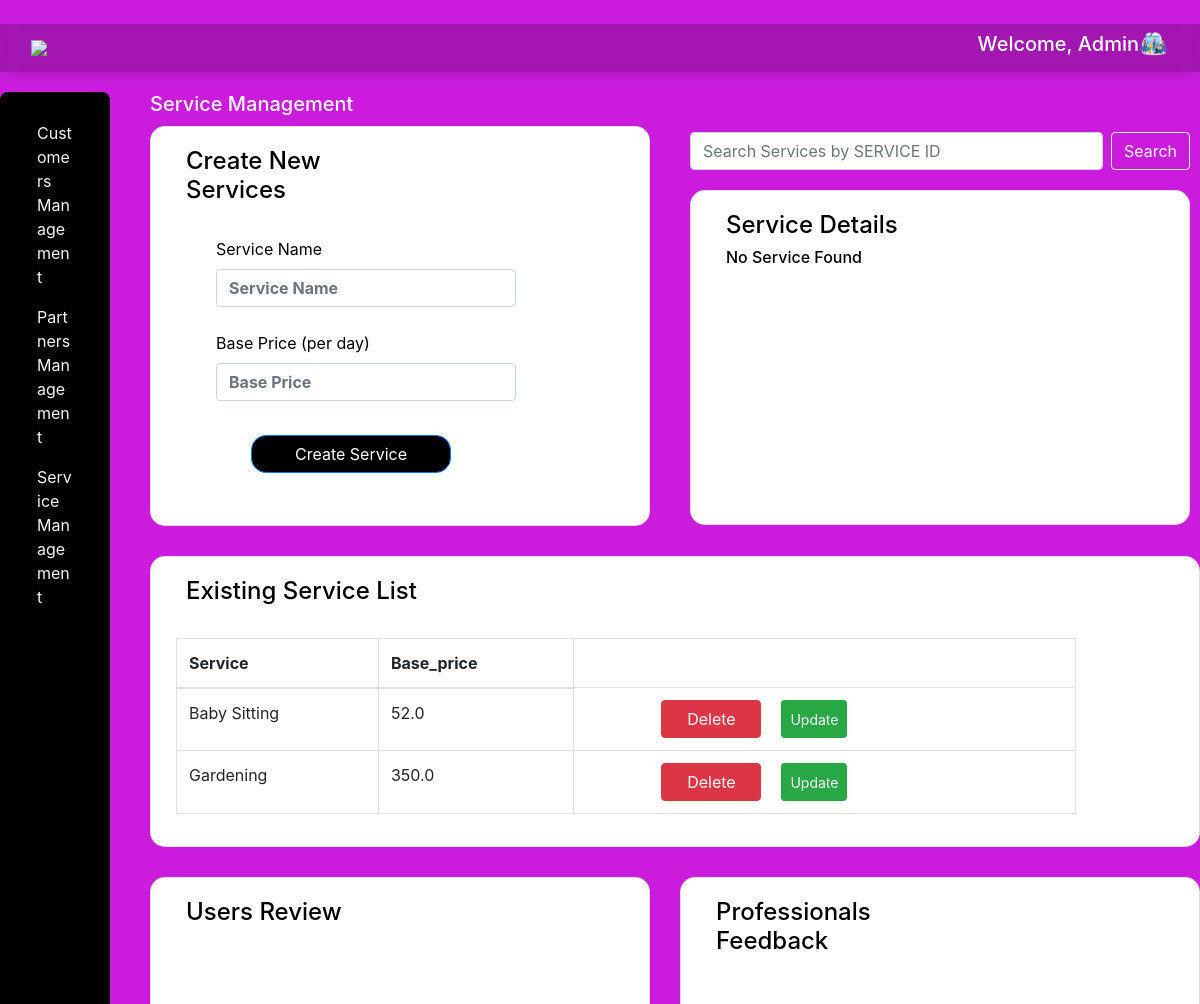
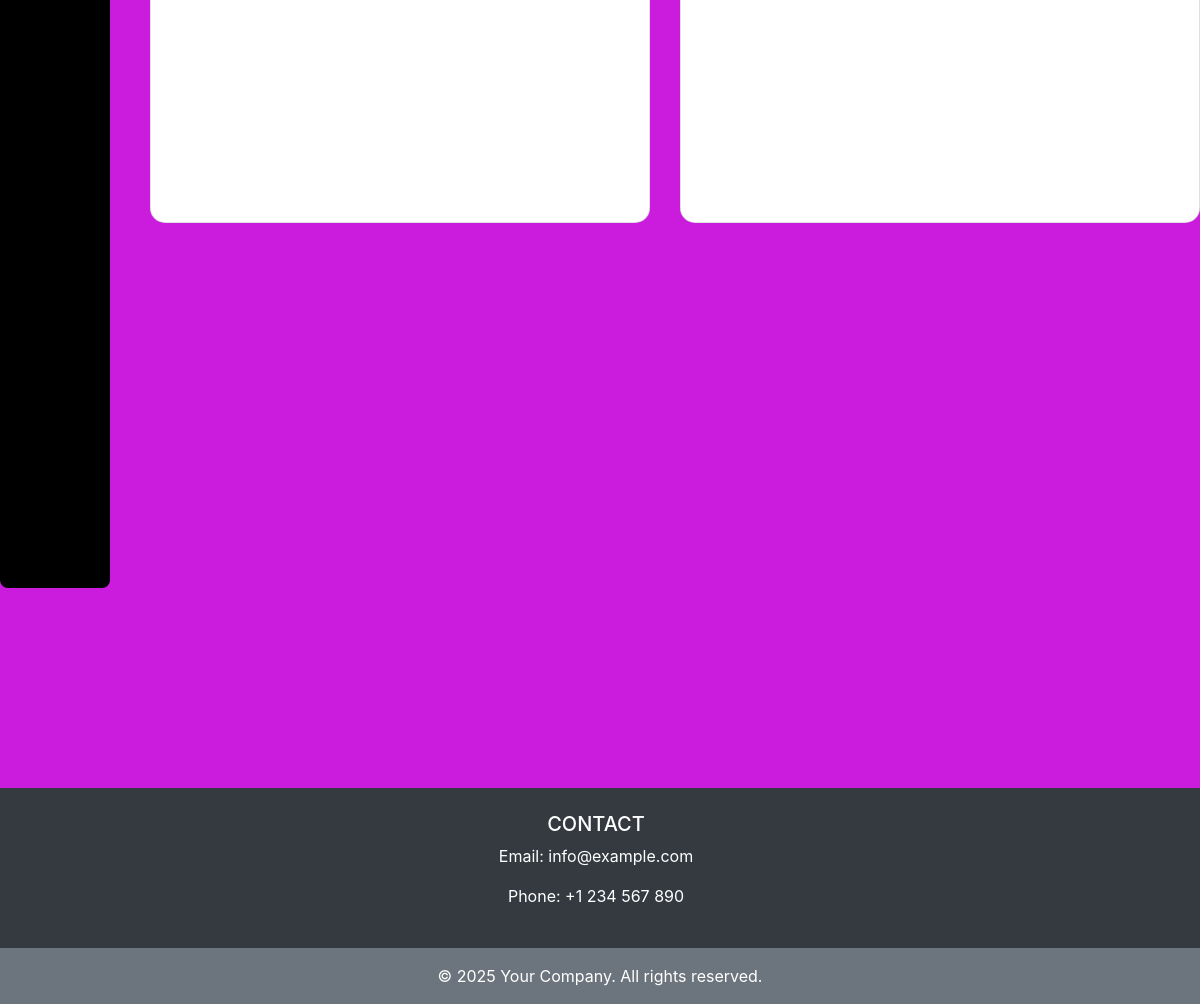
Screenshot of /Show_table with the database file from the repository (2 pictures, top to bottom).
### tables this page shows
CREATE TABLE service (
	id INTEGER NOT NULL, 
	name VARCHAR(100) NOT NULL, 
	charges FLOAT NOT NULL, 
	PRIMARY KEY (id), 
	UNIQUE (name)
);

### backend/main.py (the view)
@app.route('/Show_table', methods=['GET' , 'POST'])
def show():
    db = get_db()
    cursor = db.cursor()
    result = None  # to hold the searched service result
    if request.method == 'POST':
        service_name = request.form.get('service_name')
        cursor.execute("SELECT name, charges FROM service WHERE name = ?", (service_name,))
        result = cursor.fetchone()
    cursor.execute('SELECT name, charges ,id FROM service')
    table1 = cursor.fetchall()
    return render_template('Admin_dash1.html' , table1=table1 ,  result=result)

### backend/main.py (called while the page is built)
def get_db():
    db = getattr(g, '_database',None)
    if db is None:
        db = g._database = sqlite3.connect(Database)
    return db

### templates/Admin_dash1.html (shortened to what this page needs)
<!DOCTYPE html>
    <head>
        <link href="https://stackpath.bootstrapcdn.com/bootstrap/4.5.2/css/bootstrap.min.css" rel="stylesheet">
        <link href="https://cdnjs.cloudflare.com/ajax/libs/font-awesome/5.15.4/css/all.min.css" rel="stylesheet">
        <nav class="navbar navbar-expand-lg navbar-dark mt-4" style="background-color: rgba(0, 0, 0, 0.2); backdrop-filter: blur(8px); -webkit-backdrop-filter: blur(8px); margin: 20px auto; box-shadow: 0 4px 12px rgba(0,0,0,0.1);">
        <div class="container-fluid" >
            <img src="menu.png" onclick="toggleMenu()" style="width:30px;cursor:pointer;">
    <div class="ml-auto" style="display: flex; align-items: flex-start;">
        <H5 style="color: white;">Welcome, Admin</H5>
        <img src="{{ url_for('static', filename='56.png') }}" alt="Logo" width="30" height="24" class="d-inline-block align-text-top">
        </div>
        </nav>
    </head>
    <body style="background-color: rgb(203, 28, 222);">
        <div class="side_card" style="display: flex; gap: 40px; align-items: flex-start;">
  <div class="card" style="height: 1500px; width: 250px; border-radius: 8px; background-color: black; padding: 20px;">
    <a class="nav-link" style="color:whitesmoke; display: block;" href="/Customers_management">Customers Management</a>
    <a class="nav-link" style="color:whitesmoke; display: block;" href="/Partner_Management">Partners Management</a>
    <a class="nav-link" style="color:whitesmoke; display: block;" href="/Service_Management">Service Management</a>
  </div>
  <div style="display: flex; flex-direction: column; gap: 30px;">
    <div style="display: flex; gap: 40px;">
      <div>
        <h5 style="margin-bottom: 10px; color: white;">Service Management</h5>
        <div class="card" style="height: 400px; width: 500px; border-radius: 15px; background-color: white;">
          <div class="mb-3" style="width: 250px; margin-left: 25px; margin-top: 20px;">
            <form action="{{ url_for('service') }}" method="post">
            <h4 style="color: black; margin-left: 10px;">Create New Services</h4>
            <br>
            <label for="username" class="form-label" style="margin-left: 40px; color: black;">Service Name</label>
            <input type="text" class="form-control" id="username" placeholder="Service Name" name="service" style="width: 300px; margin-left: 40px; font-weight: bold;"><br>
            <label for="price" class="form-label" style="margin-left: 40px; color: black;">Base Price (per day)</label>
            <input type="text" class="form-control" id="price" placeholder="Base Price" name="price" style="width: 300px; margin-left: 40px; font-weight: bold;"><br>
            <button type="submit" class="btn btn-primary" style="margin-top: 10px; width: 200px; margin-left: 75px; border-radius: 15px; background-color: black; color: white;">Create Service</button>
          </form>
          </div>
        </div>
      </div>
      <div>
        <form class="d-flex" role="search" style="margin-top: 40px; width: 500px;" action="/Show_table" method="post" >
          <input class="form-control mr-2" name="service_name" type="search" placeholder="Search Services by SERVICE ID" aria-label="Search Services by SERVICE ID">
          <button class="btn btn-outline-light" type="submit">Search</button>
        </form>
        <div class="card" style="height: 335px; width: 500px; border-radius: 15px; background-color: white; margin-top: 20px;">
          <div class="mb-3" style="width: 250px; margin-left: 25px; margin-top: 20px;">
            <h4 style="color: black; margin-left: 10px;">Service Details</h4>
            {% if result %}
            <h6 style="color: black; margin-left: 10px;">Name :- {{ result[0] }} </h6>
            <h6 style="color: black; margin-left: 10px;">Base Price :- ${{ result[1] }} </h6>
            <br>
            {% else %}
            <h6 style="color: black; margin-left: 10px;">No Service Found</h6>
            {% endif %}
          </div>
        </div>
      </div>
    </div>
    <div class="card" style="height: auto; width: 1050px; border-radius: 15px; background-color: white;">
      <div class="mb-3" style="width: 250px; margin-left: 25px; margin-top: 20px;">
        <h4 style="color: black; margin-left: 10px;">Existing Service List</h4>
        <br>
        <table class="table table-bordered" style="width: 900px;">
      <thead>
        <tr>
          <th>Service</th>
          <th>Base_price</th>
        </tr>
      </thead>
      <tbody>
        {% for user1 in table1 %}
        <tr>
          <td>{{ user1[0] }}</td>
          <td>{{ user1[1] }}</td>
          <td>
          <div style="display: flex; align-items: flex-start;">
             <form method="POST" action="{{ url_for('delete', service_id=user1[2]) }}">
             <button class="btn btn-danger" style="width: 100px; margin-left: 75px;" >Delete</button>
             </form>
              <form method="POST" action="/update_service/{{ user1[2] }}" id="form-{{ user1[2] }}">
              <button  style="margin-left: 20px; height: 38px;"   type="button" class="btn btn-success btn-sm"onclick="editservice({{ user1[2] }}, '{{ user1[0] }}', {{ user1[1] }})">
                 Update
              </button>
              </form>
          </div>
          </td>
        </tr>
        {% endfor %}
      </tbody>
    </table>
    </div>
    </div>
    <div style="display: flex; gap: 30px;">
    <div class="card" style="height: 350px; width: 500px; border-radius: 15px; background-color: white; align-items: flex-start;">
      <div class="mb-3" style="width: 250px; margin-left: 25px; margin-top: 20px;">
        <h4 style="color: black; margin-left: 10px;">Users Review</h4>
      </div>
    </div>
<div class="card" style="height: 350px; width: 520px; border-radius: 15px; background-color: white; align-items: flex-start;">
      <div class="mb-3" style="width: 250px; margin-left: 25px; margin-top: 20px;">
        <h4 style="color: black; margin-left: 10px;">Professionals Feedback</h4>
      </div>
    </div>
</div>
  </div>
</div>
<footer class="bg-dark text-white text-center text-lg-start" style="margin-top: 200px;">
  <div class="container p-4">
    <div class="row">
      <div class="col-lg-4 col-md-12 mb-4 mb-md-0" style="margin-left: 370px;">
        <h5 class="text-uppercase">Contact</h5>
        <p>Email: info@example.com</p>
        <p>Phone: +1 234 567 890</p>
      </div>
    </div>
  </div>
  <div class="text-center p-3 bg-secondary">
    © 2025 Your Company. All rights reserved.
  </div>
</footer>
        </body>
        </html>

### rows the page displays
service: name "Baby Sitting", charges "52.0"
service: name "Gardening", charges "350.0"
